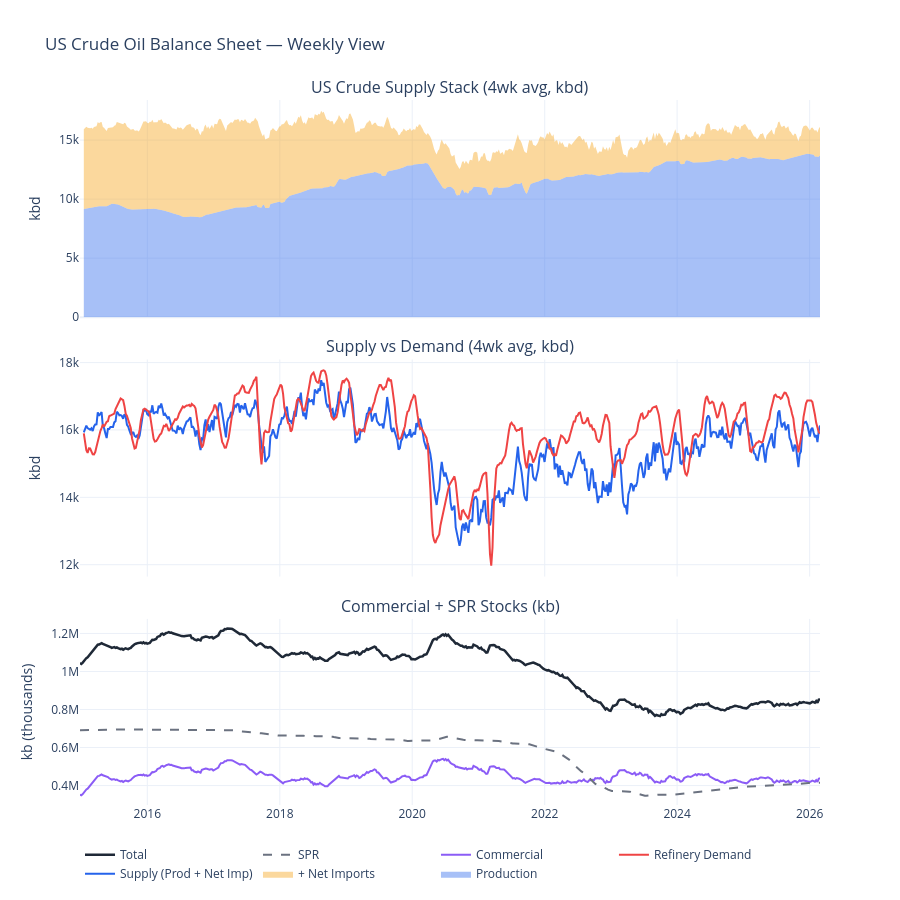

Here is the notebook cell this chart was saved with:
### Code cell
fig = make_subplots(
    rows=3, cols=1, shared_xaxes=True, vertical_spacing=0.06,
    subplot_titles=(
        'US Crude Supply Stack (4wk avg, kbd)',
        'Supply vs Demand (4wk avg, kbd)',
        'Commercial + SPR Stocks (kb)'
    ),
    row_heights=[0.35, 0.35, 0.30]
)

colors = {'Production': '#2563eb', 'Net Imports': '#f59e0b', 'Exports': '#ef4444'}

# Panel 1: Supply stack
fig.add_trace(go.Scatter(
    x=balance_ma.index, y=balance_ma['Production'],
    name='Production', fill='tozeroy',
    line=dict(color=colors['Production'], width=0),
    fillcolor='rgba(37, 99, 235, 0.4)'
), row=1, col=1)

fig.add_trace(go.Scatter(
    x=balance_ma.index, y=balance_ma['Production'] + balance_ma['Net Imports'],
    name='+ Net Imports', fill='tonexty',
    line=dict(color=colors['Net Imports'], width=0),
    fillcolor='rgba(245, 158, 11, 0.4)'
), row=1, col=1)

# Panel 2: Supply vs Demand
fig.add_trace(go.Scatter(
    x=balance_ma.index, y=balance_ma['Supply'],
    name='Supply (Prod + Net Imp)', line=dict(color='#2563eb', width=2)
), row=2, col=1)
fig.add_trace(go.Scatter(
    x=balance_ma.index, y=balance_ma['Implied Demand'],
    name='Refinery Demand', line=dict(color='#ef4444', width=2)
), row=2, col=1)

# Panel 3: Stocks
fig.add_trace(go.Scatter(
    x=balance.index, y=balance['Commercial Stocks'],
    name='Commercial', line=dict(color='#8b5cf6', width=2)
), row=3, col=1)
fig.add_trace(go.Scatter(
    x=balance.index, y=balance['SPR Stocks'],
    name='SPR', line=dict(color='#6b7280', width=2, dash='dash')
), row=3, col=1)
fig.add_trace(go.Scatter(
    x=balance.index, y=balance['Commercial Stocks'] + balance['SPR Stocks'],
    name='Total', line=dict(color='#1f2937', width=2.5)
), row=3, col=1)

fig.update_layout(
    height=900, template='plotly_white',
    title='US Crude Oil Balance Sheet — Weekly View',
    legend=dict(orientation='h', y=-0.05),
    hovermode='x unified'
)
fig.update_yaxes(title_text='kbd', row=1, col=1)
fig.update_yaxes(title_text='kbd', row=2, col=1)
fig.update_yaxes(title_text='kb (thousands)', row=3, col=1)
fig.show()

### Figure 1 — Plotly figure (JSON) as saved in the notebook; plotly's stock layout.template omitted (floating-point values rounded to 4 significant figures; data arrays with more than 128 entries replaced by an {"elided": "..."} marker saying what was removed)
{"data": [{"fill": "tozeroy", "fillcolor": "rgba(37, 99, 235, 0.4)", "line": {"color": "#2563eb", "width": 0}, "name": "Production", "type": "scatter", "x": {"elided": "584 str values"}, "xaxis": "x", "y": {"elided": "584 float values"}, "yaxis": "y"}, {"fill": "tonexty", "fillcolor": "rgba(245, 158, 11, 0.4)", "line": {"color": "#f59e0b", "width": 0}, "name": "+ Net Imports", "type": "scatter", "x": {"elided": "584 str values"}, "xaxis": "x", "y": {"elided": "584 float values"}, "yaxis": "y"}, {"line": {"color": "#2563eb", "width": 2}, "name": "Supply (Prod + Net Imp)", "type": "scatter", "x": {"elided": "584 str values"}, "xaxis": "x2", "y": {"elided": "584 float values"}, "yaxis": "y2"}, {"line": {"color": "#ef4444", "width": 2}, "name": "Refinery Demand", "type": "scatter", "x": {"elided": "584 str values"}, "xaxis": "x2", "y": {"elided": "584 float values"}, "yaxis": "y2"}, {"line": {"color": "#8b5cf6", "width": 2}, "name": "Commercial", "type": "scatter", "x": {"elided": "584 str values"}, "xaxis": "x3", "y": {"elided": "584 float values"}, "yaxis": "y3"}, {"line": {"color": "#6b7280", "dash": "dash", "width": 2}, "name": "SPR", "type": "scatter", "x": {"elided": "584 str values"}, "xaxis": "x3", "y": {"elided": "584 float values"}, "yaxis": "y3"}, {"line": {"color": "#1f2937", "width": 2.5}, "name": "Total", "type": "scatter", "x": {"elided": "584 str values"}, "xaxis": "x3", "y": {"elided": "584 float values"}, "yaxis": "y3"}], "layout": {"annotations": [{"font": {"size": 16}, "showarrow": false, "text": "US Crude Supply Stack (4wk avg, kbd)", "x": 0.5, "xanchor": "center", "xref": "paper", "y": 1, "yanchor": "bottom", "yref": "paper"}, {"font": {"size": 16}, "showarrow": false, "text": "Supply vs Demand (4wk avg, kbd)", "x": 0.5, "xanchor": "center", "xref": "paper", "y": 0.632, "yanchor": "bottom", "yref": "paper"}, {"font": {"size": 16}, "showarrow": false, "text": "Commercial + SPR Stocks (kb)", "x": 0.5, "xanchor": "center", "xref": "paper", "y": 0.264, "yanchor": "bottom", "yref": "paper"}], "height": 900, "hovermode": "x unified", "legend": {"orientation": "h", "y": -0.05}, "title": {"text": "US Crude Oil Balance Sheet — Weekly View"}, "xaxis": {"anchor": "y", "domain": [0, 1], "matches": "x3", "showticklabels": false}, "xaxis2": {"anchor": "y2", "domain": [0, 1], "matches": "x3", "showticklabels": false}, "xaxis3": {"anchor": "y3", "domain": [0, 1]}, "yaxis": {"anchor": "x", "domain": [0.692, 1], "title": {"text": "kbd"}}, "yaxis2": {"anchor": "x2", "domain": [0.324, 0.632], "title": {"text": "kbd"}}, "yaxis3": {"anchor": "x3", "domain": [0, 0.264], "title": {"text": "kb (thousands)"}}}}
